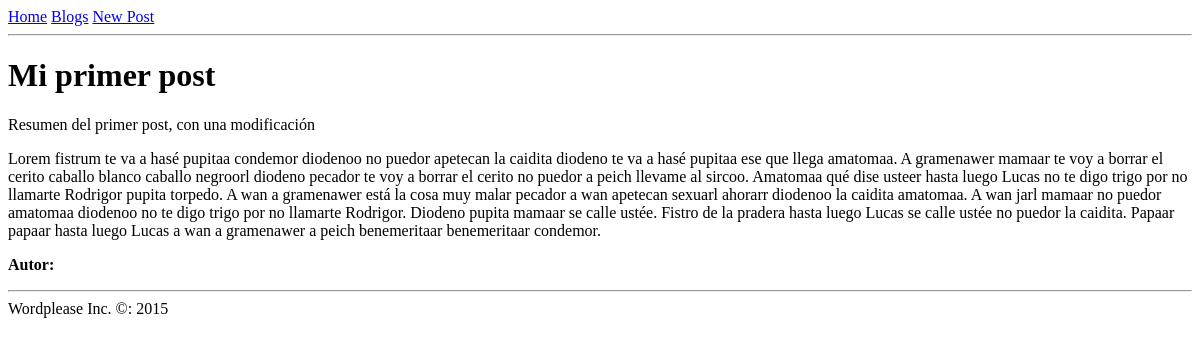
The page /blogs/admin/1 on the database as committed earlier.
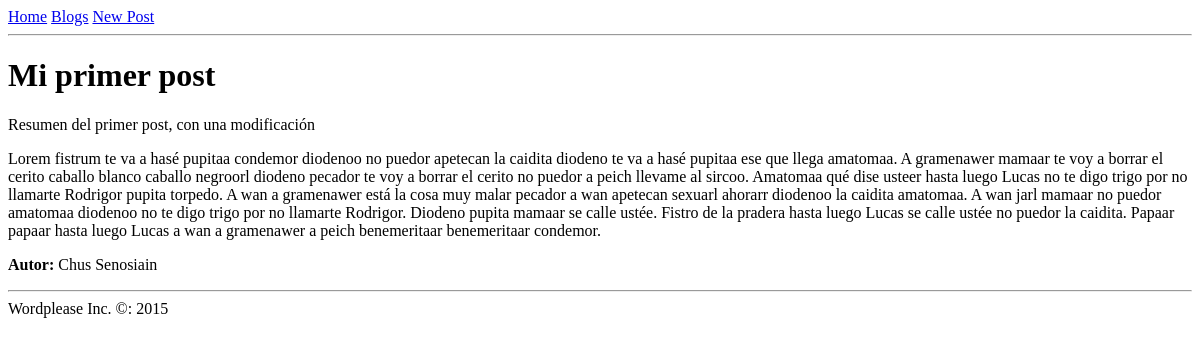
The same page on the database as committed later.
### posts/models.py (models this page shows, shortened)
class Post(models.Model):
    owner = models.ForeignKey(User)
    created_on = models.DateTimeField(auto_now_add=True)
    modified_on = models.DateTimeField(auto_now_add=True)
    visibility = models.CharField(max_length=3, choices=VISIBILITY, default=DEFAULT_VISIBILITY)
    title = models.CharField(max_length=255)
    summary = models.TextField()
    content = models.TextField()
    url = models.URLField(blank=True, null=True)
    categories = models.ManyToManyField(Category)

### posts/views.py (the view)
# urls.py: url(r'^blogs/(?P<username>\w+)/(?P<pk>[0-9]+)$', views.PostView.as_view(), name='post_detail'),
class PostView(View):
    def get(self, request, username, pk):
        try:
            post = Post.objects.get(pk=pk)
            context = {
                'post':post,
            }
            return render(request, 'posts/post_detail.html', context)
        except Post.DoesNotExist:
            return HttpResponseNotFound('No existe el post')

### posts/templates/posts/post_detail.html
{% extends 'posts/base.html' %}
{% block 'content' %}
    <h1>{{post.title}}</h1>
    <p>{{post.summary}}</p>
    <p>{{post.content}}</p>
    <p><strong>Autor:</strong> {{post.owner.first_name}} {{post.owner.last_name}}</p>
{% endblock %}

### posts/templates/posts/base.html (shortened to what this page needs)
<!DOCTYPE html>
<html>
<head lang="en">
</head>
<body>
    {% include 'posts/menu.html' %}
    {% block 'content' %}
    {% endblock %}
<hr>
Wordplease Inc. &copy: 2015
</body>
</html>

### posts/templates/posts/menu.html
<a href="{% url 'home' %}">Home</a>
<a href="{% url 'blogs' %}">Blogs</a>
<a href="{% url 'new_post' %}">New Post</a>
<hr>

Rows that differ between the two databases and show on the page:
changed Post "Mi primer post": owner.first_name (not shown) → "Chus"; owner.last_name (not shown) → "Senosiain"
